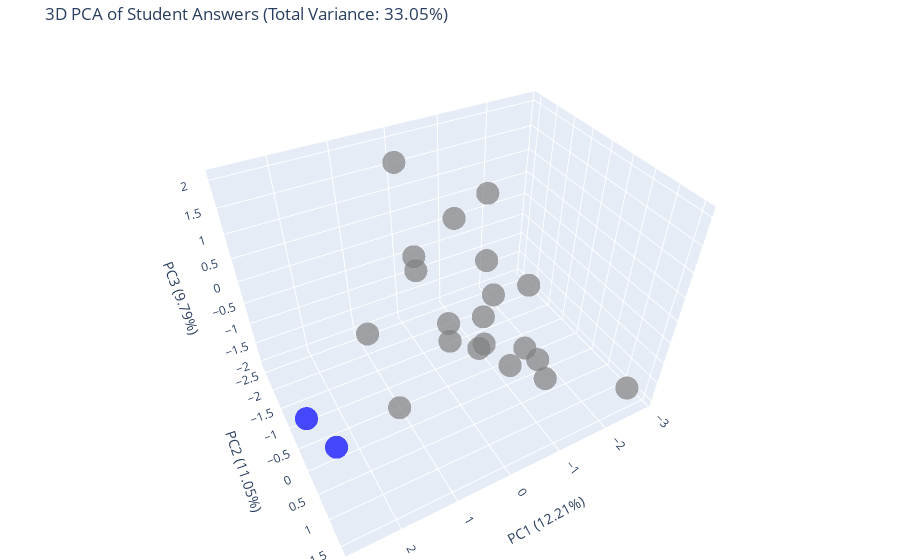

The notebook cell this image was saved under:
### Code cell
from sklearn.cluster import DBSCAN
from sklearn.cluster import HDBSCAN
X = np.array([student.flatten() for student in students])
clustering = DBSCAN(eps=.1, min_samples=2,metric='hamming').fit(X)
#clustering = HDBSCAN(min_cluster_size=2,metric='hamming').fit(X)
labels = clustering.labels_

# Apply PCA
pca = PCA(n_components=3)
X_pca = pca.fit_transform(X)
# Calculate the explained variance
explained_variance = pca.explained_variance_ratio_
total_variance = sum(explained_variance)

centroid = np.median(X_pca, axis=0).reshape(1, -1)
distances = cdist(X_pca, centroid, metric='euclidean').flatten()
normalized_distances = (distances - np.mean(distances)) / np.std(distances)

std_dev = np.std(normalized_distances)
distance_threshold = np.mean(normalized_distances) + 2 * std_dev
outliers_mask = distances > distance_threshold
labels=np.where(outliers_mask==True,labels,-1)

student_ids = [f"Student {i}" for i in range(len(students))]

colors_scheme=['red','blue','green','gray']
colors=[]
for L in labels:
    colors.append(colors_scheme[L])
    

# Convert to DataFrame for plotly
df = pd.DataFrame({
    'PC1': X_pca[:, 0],
    'PC2': X_pca[:, 1],
    'PC3': X_pca[:, 2],
    'Student_ID': student_ids,
    'Score': scores,
    'Color': colors
})

# Create interactive 3D plot with Plotly
fig = go.Figure()

# Add all students as scatter points
fig.add_trace(go.Scatter3d(
    x=df['PC1'],
    y=df['PC2'],
    z=df['PC3'],
    mode='markers',
    marker=dict(
        size=8,
        color=df['Color'],
        opacity=0.7
    ),
    text=df['Student_ID'],
    hovertemplate=
    '<b>%{text}</b><br>' +
    'Score: %{customdata[0]}<br>' +
    'PC1: %{x:.2f}<br>' +
    'PC2: %{y:.2f}<br>' +
    'PC3: %{z:.2f}',
    customdata=np.stack((df['Score'],), axis=-1)
))

# Update the layout
fig.update_layout(
    title=f'3D PCA of Student Answers (Total Variance: {total_variance:.2%})',
    scene=dict(
        xaxis_title=f'PC1 ({explained_variance[0]:.2%})',
        yaxis_title=f'PC2 ({explained_variance[1]:.2%})',
        zaxis_title=f'PC3 ({explained_variance[2]:.2%})',
    ),
    font=dict(size=12),
    margin=dict(l=0, r=0, b=0, t=40),
    showlegend=False
)

# Show the figure
fig.show()

# Print variance explained
print("Variance explained by each principal component:")
for i, var in enumerate(explained_variance):
    print(f"PC{i+1}: {var:.2%}")
print(f"Total variance explained by first 3 PCs: {total_variance:.2%}")

# For environments that can't display interactive plotly plots,
# save as HTML file that can be opened in any browser
fig.write_html("pca_visualization_3d.html")

### Figure 1 — Plotly figure (JSON) as saved in the notebook; plotly's stock layout.template omitted (floating-point values rounded to 4 significant figures)
{"data": [{"customdata": [[29], [25], [27], [28], [29], [29], [20], [24], [21], [24], [25], [24], [21], [27], [32], [19], [25], [26], [27], [27], [25], [23]], "hovertemplate": "<b>%{text}</b><br>Score: %{customdata[0]}<br>PC1: %{x:.2f}<br>PC2: %{y:.2f}<br>PC3: %{z:.2f}", "marker": {"color": ["gray", "gray", "gray", "gray", "gray", "gray", "gray", "gray", "gray", "gray", "gray", "gray", "gray", "gray", "gray", "gray", "gray", "gray", "gray", "gray", "blue", "blue"], "opacity": 0.7, "size": 8}, "mode": "markers", "text": ["Student 0", "Student 1", "Student 2", "Student 3", "Student 4", "Student 5", "Student 6", "Student 7", "Student 8", "Student 9", "Student 10", "Student 11", "Student 12", "Student 13", "Student 14", "Student 15", "Student 16", "Student 17", "Student 18", "Student 19", "Student 20", "Student 21"], "type": "scatter3d", "x": [-0.8613, 0.3843, 1.368, -0.2729, -0.6194, 0.2376, -2.855, 0.8267, 0.8873, 0.03694, 0.124, -0.7659, 0.2625, -0.4406, -0.02395, -2.061, -0.6245, -0.8601, 0.6958, -0.6134, 2.43, 2.745], "y": [1.195, 1.134, 0.4167, 0.2546, 0.891, -0.03305, 1.213, 0.04732, -2.207, -1.631, 1.551, -0.619, -1.773, 0.1884, 0.5768, -2.568, -1.422, 0.5087, 0.8557, 1.243, 0.2159, -0.0392], "z": [-0.6821, 0.5745, -0.9392, -0.447, -0.136, 0.01179, -2.016, 1.63, -1.801, -0.1118, 0.4823, 1.811, 2.049, 0.5072, 0.5436, -1.309, 0.9197, 0.7718, 0.6202, -0.06659, -1.529, -0.8836]}], "layout": {"autosize": true, "font": {"size": 12}, "margin": {"b": 0, "l": 0, "r": 0, "t": 40}, "scene": {"aspectmode": "auto", "aspectratio": {"x": 1.233, "y": 0.9066, "z": 0.8948}, "camera": {"center": {"x": 0, "y": 0, "z": 0}, "eye": {"x": 0.7762, "y": 1.422, "z": 1.437}, "projection": {"type": "perspective"}, "up": {"x": 0, "y": 0, "z": 1}}, "xaxis": {"title": {"text": "PC1 (12.21%)"}, "type": "linear"}, "yaxis": {"title": {"text": "PC2 (11.05%)"}, "type": "linear"}, "zaxis": {"title": {"text": "PC3 (9.79%)"}, "type": "linear"}}, "showlegend": false, "title": {"text": "3D PCA of Student Answers (Total Variance: 33.05%)"}}}
